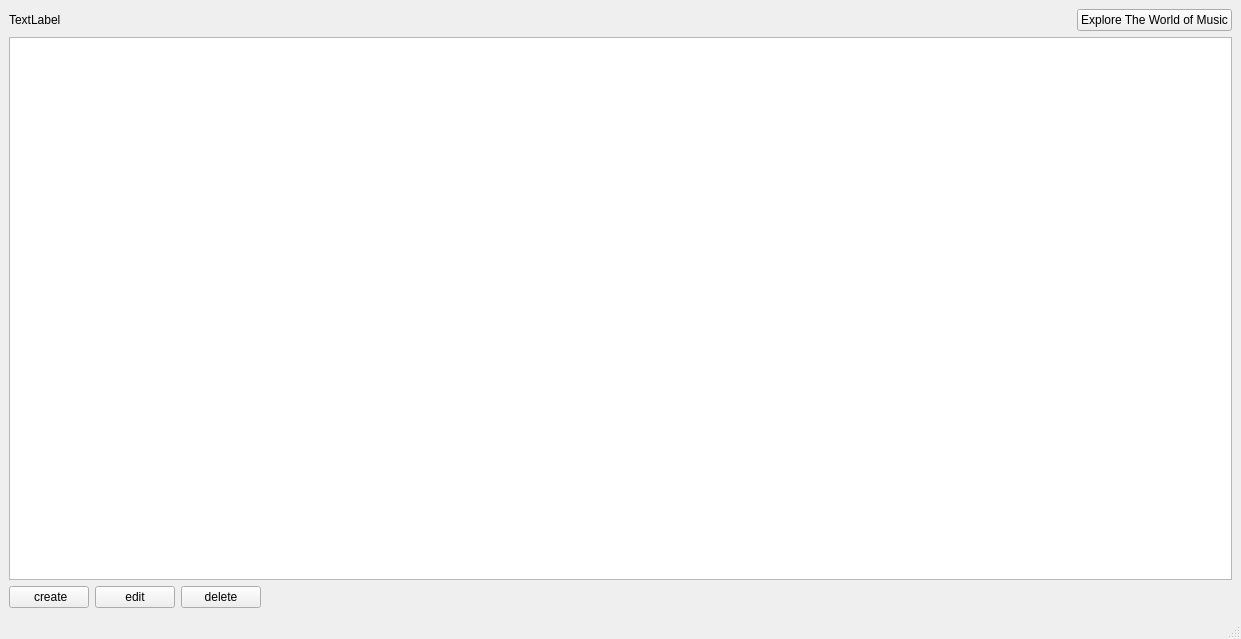
<?xml version="1.0" encoding="UTF-8"?>
<ui version="4.0">
 <class>MainWindow</class>
 <widget class="QMainWindow" name="MainWindow">
  <property name="geometry">
   <rect>
    <x>0</x>
    <y>0</y>
    <width>1241</width>
    <height>639</height>
   </rect>
  </property>
  <property name="windowTitle">
   <string>MainWindow</string>
  </property>
  <widget class="QWidget" name="centralwidget">
   <layout class="QVBoxLayout" name="verticalLayout">
    <item>
     <layout class="QHBoxLayout" name="horizontalLayout">
      <item>
       <widget class="QLabel" name="welcomeLabel">
        <property name="text">
         <string>TextLabel</string>
        </property>
       </widget>
      </item>
      <item>
       <spacer name="horizontalSpacer">
        <property name="orientation">
         <enum>Qt::Horizontal</enum>
        </property>
        <property name="sizeHint" stdset="0">
         <size>
          <width>40</width>
          <height>20</height>
         </size>
        </property>
       </spacer>
      </item>
      <item>
       <widget class="QPushButton" name="exploreButton">
        <property name="text">
         <string>Explore The World of Music</string>
        </property>
       </widget>
      </item>
     </layout>
    </item>
    <item>
     <widget class="QListWidget" name="playlistsListWidget"/>
    </item>
    <item>
     <layout class="QHBoxLayout" name="horizontalLayout_2">
      <item>
       <widget class="QPushButton" name="createPlaylistButton">
        <property name="text">
         <string> create</string>
        </property>
       </widget>
      </item>
      <item>
       <widget class="QPushButton" name="editPlaylistButton">
        <property name="text">
         <string>edit</string>
        </property>
       </widget>
      </item>
      <item>
       <widget class="QPushButton" name="deletePlaylistButton">
        <property name="text">
         <string>delete</string>
        </property>
       </widget>
      </item>
      <item>
       <spacer name="horizontalSpacer_2">
        <property name="orientation">
         <enum>Qt::Horizontal</enum>
        </property>
        <property name="sizeHint" stdset="0">
         <size>
          <width>40</width>
          <height>20</height>
         </size>
        </property>
       </spacer>
      </item>
     </layout>
    </item>
   </layout>
  </widget>
  <widget class="QMenuBar" name="menubar">
   <property name="geometry">
    <rect>
     <x>0</x>
     <y>0</y>
     <width>1241</width>
     <height>30</height>
    </rect>
   </property>
  </widget>
  <widget class="QStatusBar" name="statusbar"/>
 </widget>
 <resources/>
 <connections/>
</ui>
